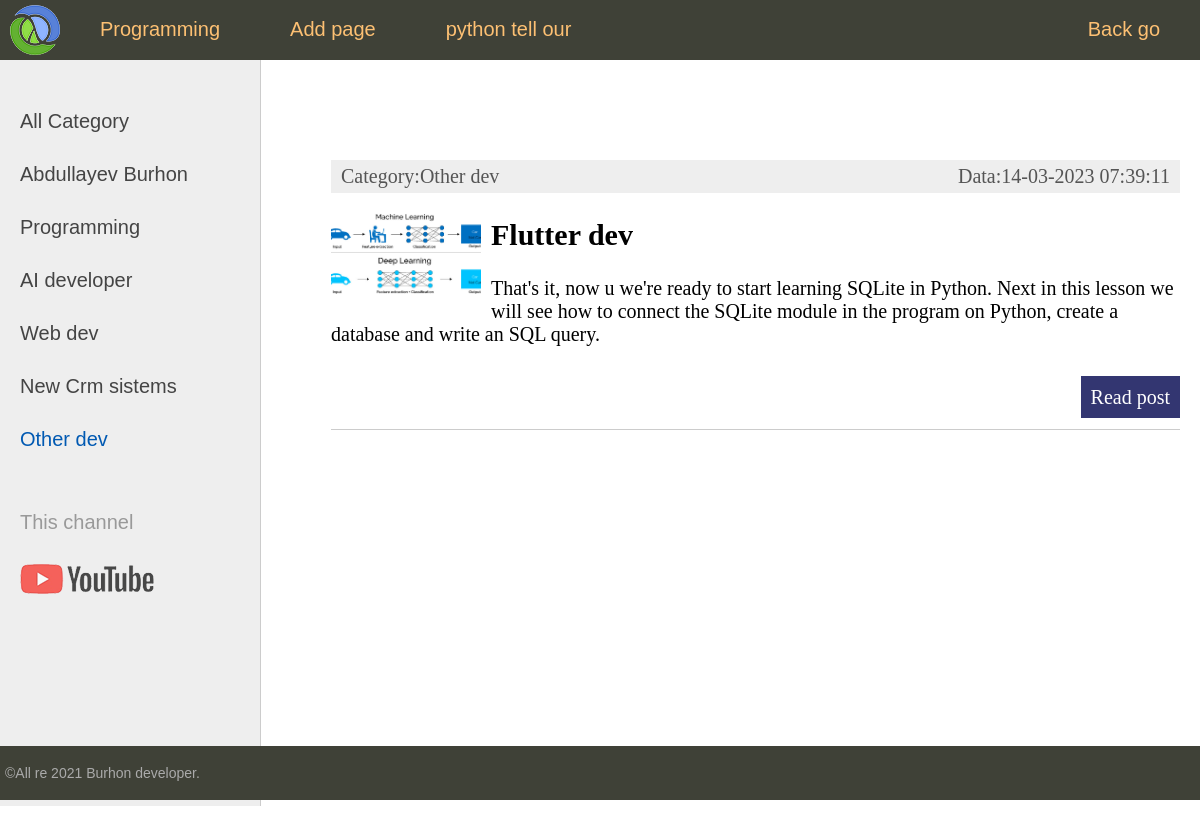
/category/6/, run on the app's committed database.
### university/models.py (models this page shows, shortened)
class Category(models.Model):
    name = models.CharField(max_length=300, db_index=True)
    def __str__(self):
        return self.name
    def get_absolute_url(self):
        return reverse('category', kwargs={"cat_id":self.pk})
    class Meta:
        verbose_name = "Category"
        verbose_name_plural = "Categories"
        ordering =['id']

class Women(models.Model):
    title = models.CharField(max_length=300)
    content = models.TextField(blank=True)
    image = models.ImageField(upload_to='images/%Y/%m/%d/')
    time_create = models.DateTimeField(auto_now_add=True)
    time_update = models.DateTimeField(auto_now=True)
    is_published = models.BooleanField(default=True)
    cat  = models.ForeignKey("Category", on_delete=models.PROTECT, null=True)
    def get_absolute_url(self):
        return reverse('post', kwargs={"post_id":self.pk})
    class Meta:
        verbose_name = "Customer"
        verbose_name_plural = "Customers"
        ordering =['time_create', 'title']

### university/views.py (the view)
# urls.py: path('category/<int:cat_id>/', show_category, name='category'),
def show_category(request, cat_id):
    posts = Women.objects.filter(cat_id=cat_id)
    cats = Category.objects.all()
    ctx = {
        "posts": posts,
        "cats": cats,
        "menu": menu,
        "title": "Menu site",
        "cat_selected": cat_id,
    }
    return render(request, 'home.html', ctx)

### templates/home.html (shortened to what this page needs)
{% extends 'base.html' %}
{% block content %}
<ul class="list-articles">
	{% for p in posts %}
			<li><div class="article-panel">
	<p class="first">Category:{{p.cat}}</p>
	<p class="last">Data:{{p.time_update| date:"d-m-Y H:i:s"}}</p>
	</div>
{% if p.image %}
	<p><img class="img-article-left thumb" src="{{ p.image.url }}"></p>
{% endif %}
				<h2>{{p.title}}</h2>
	{% autoescape on %}
	{{p.content|linebreaks|truncatewords:50}}
	{% endautoescape %}
			<p class="link-read-post"><a href="{{ p.get_absolute_url  }}">Read post</a></p>
			</li>
	{% endfor %}
</ul>
{% endblock %}

### templates/base.html (shortened to what this page needs)
<!DOCTYPE html>
{% load static %}
<html>
<head>
	<link type="text/css" href="{% static 'women/css/styles.css' %}" rel="stylesheet" />
</head>
<body>
<table class="table-page" border=0 cellpadding="0" cellspacing="0">
<tr><td valign=top>
{% block mainmenu %}
		<div class="header">
			<ul id="mainmenu" class="mainmenu">
			<li class="logo"><a href="{% url 'home' %}"><div class="logo"></div></a></li>
{% for m in menu %}
	{% if not forloop.last %}
			<li><a href="{% url  m.url_name %}">{{m.title}}</a></li>
	{% else %}
			<li class="last"><a href="{% url  m.url_name %}">{{m.title}}</a></li>
	{% endif %}
{% endfor %}
			</ul>
		</div>
{% endblock mainmenu %}
<table class="table-content" border=0 cellpadding="0" cellspacing="0">
<tr>
	<td valign="top" class="left-chapters">
	<ul id="leftchapters">
{% if cat_selected == 0  %}
		<li class="selected">All category</li>
{% else  %}
		<li><a href="{% url 'home' %}">All Category</a></li>
{% endif %}
{% for c in cats %}
		{% if c.pk == cat_selected  %}
			<li class="selected">{{c.name}}</li>
		{% else %}
			<li><a href="{{ c.get_absolute_url }}">{{c.name}}</a></li>
		{% endif  %}
{% endfor %}
		<li class="share">
		<p>This  channel</p>
		<a class="share-yt" href="https://www.youtube.com/channel/UClJzWfGWuGJL2t-3dYKcHTA/playlists" target="_blank" rel="nofollow"></a>
		</li>
	</ul>
</td>
<td valign="top" class="content">
	<div class="content-text">
{% block content %}
{% endblock %}
	</div>
</td></tr></table>
</td></tr>
<tr><td valign=top>
	<div id="footer">
		<p>&copy;All re 2021 Burhon developer.</p>
	</div>
</td></tr></table>
</body>
</html>

### static/css/styles.css (style rules this page uses)
html, body { font-family: 'Arial'; margin: 0; padding: 0; height: 100%; width: 100%; color: #444; }
a { color: #0059b2; text-decoration: none; }
img { max-width: 600px; height: auto; }
img.img-article-left { max-width: 300px; height: auto; float: left; padding: 0 10px 10px 0; }
img.img-article-left.thumb { max-width: 150px; height: auto; }
p.link-read-post { text-align: right; }
p.link-read-post a { padding: 10px; min-width: 100px; background: #333671; color: #fff; text-decoration: none; }
div.article-panel { background: #eee; padding: 5px 10px 5px 10px; box-sizing: border-box; overflow: hidden; color: #555; }
div.article-panel p.first { margin: 0; float: left; }
div.article-panel p.last { margin: 0; float: right; }
ul.list-articles { list-style: none; margin: 0; padding: 0; }
ul.list-articles li { border-bottom: 1px solid #ccc; }
.table-page { width: 100%; height: 100%; vertical-align: top; }
.table-page tr { height: 100%; }
.header { background: #3F4137; height: 60px; }
.logo { background: url('../images/logo.png') no-repeat 10px 5px; width: 70px; height: 60px; }
ul.mainmenu { list-style: none; margin: 0; padding: 0; height: 60px; color: #fdc073; font-size: 20px; overflow: hidden; }
ul.mainmenu li { float: left; margin: 18px 40px 0 30px; }
ul.mainmenu li.logo { margin: 0; }
ul.mainmenu li.last { float: right; }
ul.mainmenu li a { color: #fdc073; text-decoration: none; }
.table-content { width: 100%; min-height: 100%; height: 100%; }
.left-chapters { margin: 0; background: #eee; border-right: 1px solid #ccc; min-height: 100%; }
.left-chapters ul { width: 230px; min-height: 100%; margin: 0; padding: 20px 10px 10px 20px; list-style: none; font-size: 20px; }
.left-chapters ul li { margin: 30px 0 0 0; color: #999; }
.left-chapters ul li.selected { color: #0059b2; }
.left-chapters ul li a { color: #444; text-decoration: none; }
.left-chapters ul li.share { margin: 60px 0 0 0; }
.left-chapters ul li.share p { margin: 30px 0 30px 0; }
.left-chapters ul li.share a { display: inline-block; width: 40px; height: 40px; margin: 0 20px 0 0; }
.left-chapters ul li.share a.share-yt { width: 100%; height: 30px; background: url('../images/share_yt.png') no-repeat 0 0 }
.content { padding: 40px 20px 20px 40px; width: 100%; box-sizing: border-box; }
.content-text { margin: 60px 0 0 30px; color: #000; font-size: 20px; font-family: Yandex Sans Display Light; }
#footer { box-sizing: border-box; background: #3F4137; padding: 5px; color: #aaa; font-size: 14px; font-family: Verdana, Geneva, Arial, Helvetica; text-align: left; overflow: hidden; }

### data on the page
Category: name "Abdullayev Burhon"
Category: name "Programming"
Category: name "AI developer"
Category: name "Web dev"
Category: name "New Crm sistems"
Category: name "Other dev"
Women: cat "Other dev", time_update "14-03-2023 07:39:11", image (picture), title "Flutter dev", content "That's it, now u we're ready to start learning SQLite in Python. Next in this lesson we will see how to connect the SQLite module in the program on Python, create a database and write an SQL query."

### other printed values
{{ m.title }} "Programming" "Add page" "python tell our"
{{ m.title }} "Back go"
